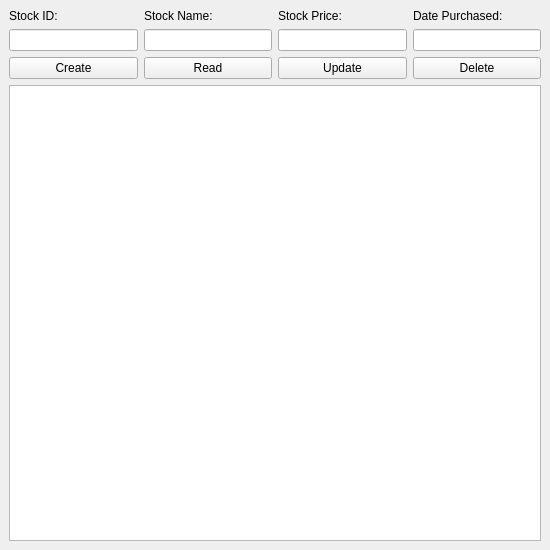
<?xml version="1.0" encoding="UTF-8"?>
<ui version="4.0">
 <class>SQLwindow</class>
 <widget class="QMainWindow" name="SQLwindow">
  <property name="geometry">
   <rect>
    <x>0</x>
    <y>0</y>
    <width>550</width>
    <height>550</height>
   </rect>
  </property>
  <property name="windowTitle">
   <string>MainWindow</string>
  </property>
  <widget class="QWidget" name="centralwidget">
   <layout class="QGridLayout" name="gridLayout">
    <item row="3" column="0">
     <widget class="QListView" name="listView"/>
    </item>
    <item row="2" column="0">
     <layout class="QHBoxLayout" name="horizontalLayout">
      <item>
       <widget class="QPushButton" name="pushButton">
        <property name="text">
         <string>Create</string>
        </property>
       </widget>
      </item>
      <item>
       <widget class="QPushButton" name="pushButton_4">
        <property name="text">
         <string>Read</string>
        </property>
       </widget>
      </item>
      <item>
       <widget class="QPushButton" name="pushButton_3">
        <property name="text">
         <string>Update</string>
        </property>
       </widget>
      </item>
      <item>
       <widget class="QPushButton" name="pushButton_2">
        <property name="text">
         <string>Delete</string>
        </property>
       </widget>
      </item>
     </layout>
    </item>
    <item row="0" column="0">
     <layout class="QHBoxLayout" name="horizontalLayout_2">
      <item>
       <widget class="QLabel" name="label_2">
        <property name="text">
         <string>Stock ID:</string>
        </property>
       </widget>
      </item>
      <item>
       <widget class="QLabel" name="label_3">
        <property name="text">
         <string>Stock Name:</string>
        </property>
       </widget>
      </item>
      <item>
       <widget class="QLabel" name="label_4">
        <property name="text">
         <string>Stock Price:</string>
        </property>
       </widget>
      </item>
      <item>
       <widget class="QLabel" name="label">
        <property name="text">
         <string>Date Purchased:</string>
        </property>
       </widget>
      </item>
     </layout>
    </item>
    <item row="1" column="0">
     <layout class="QHBoxLayout" name="horizontalLayout_3">
      <item>
       <widget class="QLineEdit" name="lineEdit_2"/>
      </item>
      <item>
       <widget class="QLineEdit" name="lineEdit_4"/>
      </item>
      <item>
       <widget class="QLineEdit" name="lineEdit_3"/>
      </item>
      <item>
       <widget class="QLineEdit" name="lineEdit"/>
      </item>
     </layout>
    </item>
   </layout>
  </widget>
 </widget>
 <resources/>
 <connections/>
</ui>
